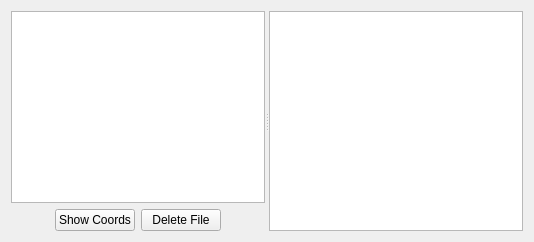
        <widget class="QWidget" name="Coordinates">
         <attribute name="title">
          <string>Coordinates</string>
         </attribute>
         <layout class="QGridLayout" name="gridLayout_4">
          <item row="0" column="0">
           <widget class="QSplitter" name="splitter_4">
            <property name="orientation">
             <enum>Qt::Horizontal</enum>
            </property>
            <widget class="QWidget" name="layoutWidget">
             <layout class="QVBoxLayout" name="verticalLayout_4">
              <item>
               <widget class="QListWidget" name="coord_files">
                <property name="selectionMode">
                 <enum>QAbstractItemView::SingleSelection</enum>
                </property>
               </widget>
              </item>
              <item>
               <layout class="QHBoxLayout" name="horizontalLayout_5">
                <item>
                 <spacer name="horizontalSpacer_5">
                  <property name="orientation">
                   <enum>Qt::Horizontal</enum>
                  </property>
                  <property name="sizeHint" stdset="0">
                   <size>
                    <width>40</width>
                    <height>20</height>
                   </size>
                  </property>
                 </spacer>
                </item>
                <item>
                 <widget class="QPushButton" name="coord_openfile">
                  <property name="text">
                   <string>Show Coords</string>
                  </property>
                 </widget>
                </item>
                <item>
                 <widget class="QPushButton" name="coord_delete">
                  <property name="text">
                   <string>Delete File</string>
                  </property>
                 </widget>
                </item>
                <item>
                 <spacer name="horizontalSpacer_4">
                  <property name="orientation">
                   <enum>Qt::Horizontal</enum>
                  </property>
                  <property name="sizeHint" stdset="0">
                   <size>
                    <width>40</width>
                    <height>20</height>
                   </size>
                  </property>
                 </spacer>
                </item>
               </layout>
              </item>
             </layout>
            </widget>
            <widget class="QTextBrowser" name="coord_text"/>
           </widget>
          </item>
         </layout>
        </widget>
